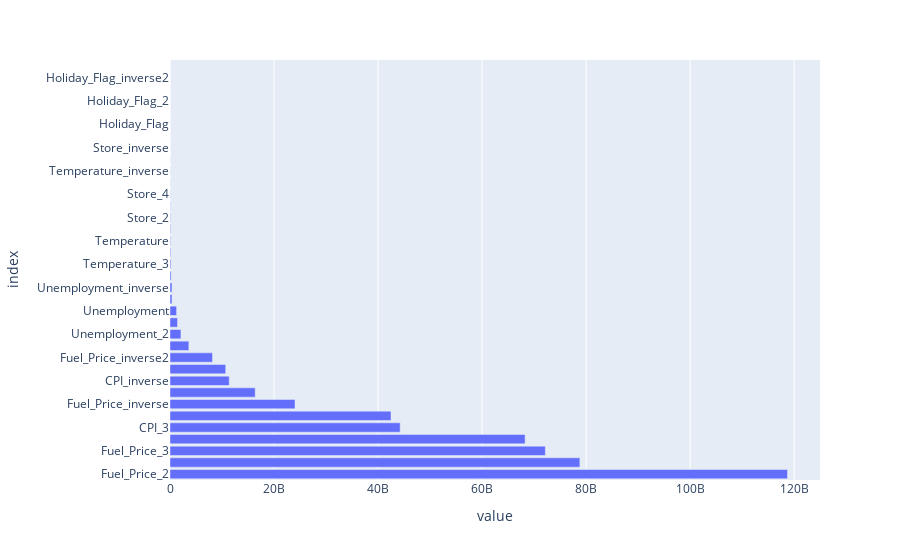

Source (notebook cell):
### Code cell
target = 'Weekly_Sales'
features = ['Store', 'Holiday_Flag', 'Temperature', 'Fuel_Price', 'CPI', 'Unemployment']

X_eng = X.copy()

for col in X.columns:
    X_eng[col + '_2'] = X[col] ** 2
    X_eng[col + '_3'] = X[col] ** 3
    X_eng[col + '_4'] = X[col] ** 4
    X_eng[col + '_inverse'] = 1 / (X[col] + 1e-5)
    X_eng[col + '_inverse2'] = 1 / (X[col] ** 2 + 1e-5)

# X_eng = X_eng.drop(target, axis=1)
all_features = X_eng.columns



numeric_transformer = Pipeline(
    steps=[
        ("imputer", SimpleImputer(strategy="median")),
        ("scaler", StandardScaler()),
    ]
)

preprocessor = ColumnTransformer(
    transformers=[
        ("num", numeric_transformer, all_features),
    ]
)

X_train, X_test, Y_train, Y_test = train_test_split(X_eng, Y, test_size=0.2, random_state=0)

X_train = preprocessor.fit_transform(X_train)
X_test = preprocessor.transform(X_test)

model = LinearRegression()
model.fit(X_train, Y_train)
Y_train_pred = model.predict(X_train)
Y_test_pred = model.predict(X_test)

print("Accuracy on training set : ", model.score(X_train, Y_train))
print("Accuracy on test set : ", model.score(X_test, Y_test))


coefs = pd.DataFrame(index = all_features, data = model.coef_.transpose(), columns=["coefficients"])
feature_importance = abs(coefs).sort_values(by = 'coefficients',ascending=False)

fig = px.bar(feature_importance, orientation = 'h')
fig.update_layout(showlegend = False, 
                  margin = {'l': 120} # to avoid cropping of column names
                 )
fig.show()

### Figure 1 — Plotly figure (JSON) as saved in the notebook; plotly's stock layout.template omitted (floating-point values rounded to 4 significant figures)
{"data": [{"alignmentgroup": "True", "hovertemplate": "variable=coefficients<br>value=%{x}<br>index=%{y}<extra></extra>", "legendgroup": "coefficients", "marker": {"color": "#636efa", "pattern": {"shape": ""}}, "name": "coefficients", "offsetgroup": "coefficients", "orientation": "h", "showlegend": true, "textposition": "auto", "type": "bar", "x": [118700000000.0, 78800000000.0, 72150000000.0, 68270000000.0, 44250000000.0, 42490000000.0, 24030000000.0, 16380000000.0, 11390000000.0, 10710000000.0, 8176000000.0, 3627000000.0, 2099000000.0, 1450000000.0, 1270000000.0, 380500000.0, 376700000.0, 211300000.0, 173300000.0, 136000000.0, 107800000.0, 105300000.0, 84850000.0, 53870000.0, 44470000.0, 25350000.0, 25190000.0, 9312000.0, 1649000.0, 318300.0, 8399.0, 8387.0, 8387.0, 8387.0, 8387.0, 8387.0], "xaxis": "x", "y": ["Fuel_Price_2", "Fuel_Price", "Fuel_Price_3", "CPI_2", "CPI_3", "CPI", "Fuel_Price_inverse", "Fuel_Price_4", "CPI_inverse", "CPI_4", "Fuel_Price_inverse2", "CPI_inverse2", "Unemployment_2", "Unemployment_3", "Unemployment", "Unemployment_4", "Unemployment_inverse", "Temperature_2", "Temperature_3", "Unemployment_inverse2", "Temperature", "Store_3", "Store_2", "Temperature_4", "Store_4", "Store", "Temperature_inverse", "Temperature_inverse2", "Store_inverse", "Store_inverse2", "Holiday_Flag", "Holiday_Flag_4", "Holiday_Flag_2", "Holiday_Flag_3", "Holiday_Flag_inverse2", "Holiday_Flag_inverse"], "yaxis": "y"}], "layout": {"barmode": "relative", "legend": {"title": {"text": "variable"}, "tracegroupgap": 0}, "margin": {"l": 120, "t": 60}, "showlegend": false, "xaxis": {"anchor": "y", "domain": [0, 1], "title": {"text": "value"}}, "yaxis": {"anchor": "x", "domain": [0, 1], "title": {"text": "index"}}}}
